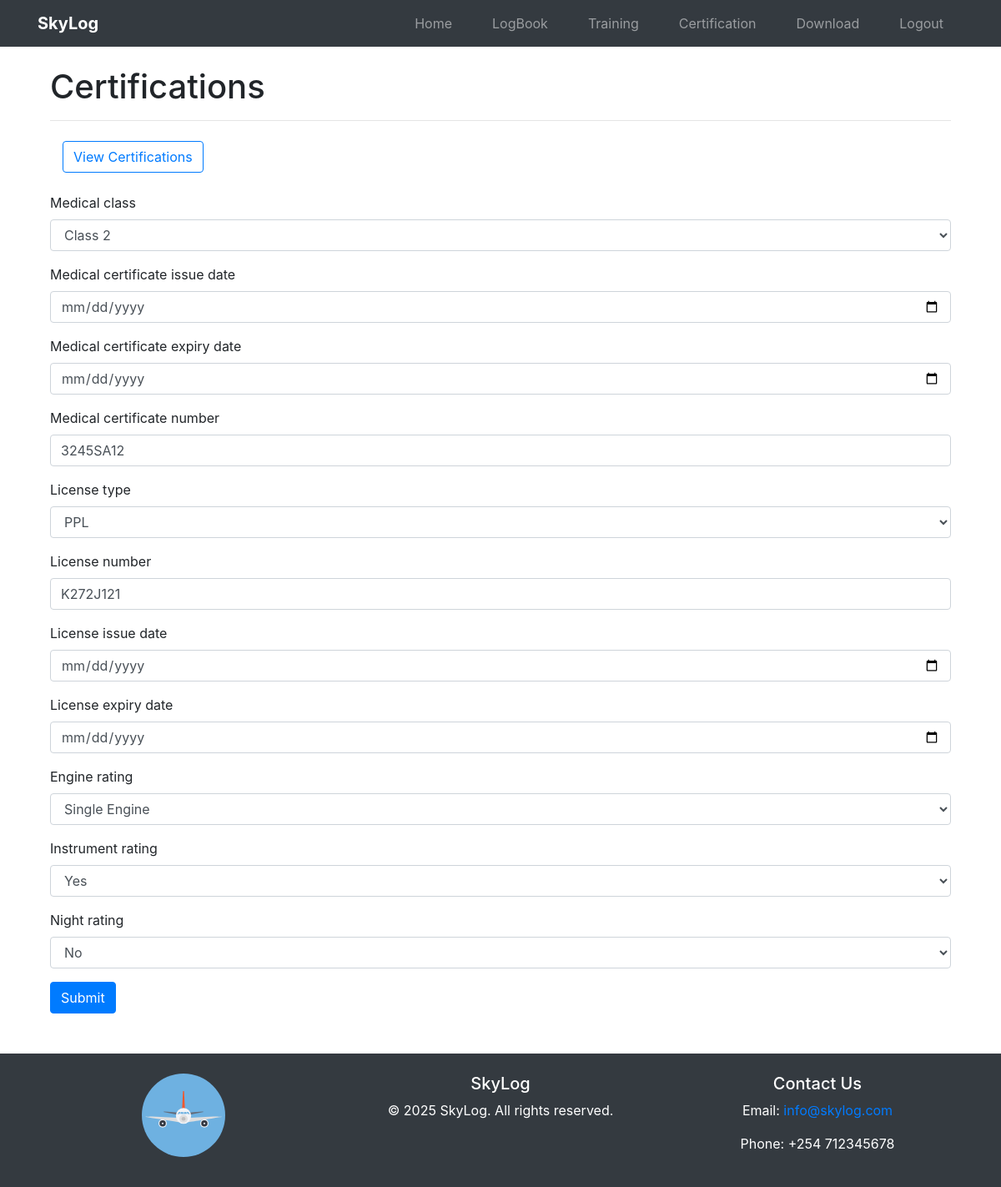
The app's page /logbook/certifications/ (signed in) with its own data.
### logs/models.py (models this page shows, shortened)
class PilotCertification(models.Model):
    user =models.ForeignKey(User,on_delete=models.CASCADE)
    MEDICAL_CLASS=[("Class 1","Class 1"),("Class 2","Class 2"),("Class 3","Class 3")]
    medical_class=models.CharField(max_length=20,choices=MEDICAL_CLASS)
    medical_certificate_number=models.CharField(max_length=20)
    medical_certificate_issue_date=models.DateField()
    medical_certificate_expiry_date=models.DateField()
    LICENSE_TYPES=[("PPL","PPL"),("CPL","CPL"),("ATPL","ATPL")]
    license_type=models.CharField(max_length=20,choices=LICENSE_TYPES)
    license_number=models.CharField(max_length=20)
    license_issue_date=models.DateField()
    license_expiry_date=models.DateField()
    ENGINE_RATING=[("Single Engine","Single Engine"),("Multi Engine","Multi Engine")]
    engine_rating=models.CharField(max_length=20,choices=ENGINE_RATING)
    INSTRUMENT_RATING=[("Yes","Yes"),("No","No")]
    instrument_rating=models.CharField(max_length=20,choices=INSTRUMENT_RATING)
    NIGHT_RATING=[("Yes","Yes"),("No","No")]
    night_rating=models.CharField(max_length=20,choices=NIGHT_RATING)

### logs/views.py (the view)
# urls.py: path('certifications/', views.pilot_certification, name='pilot_certification'),
@login_required
def pilot_certification(request):
    certification, created = PilotCertification.objects.get_or_create(
        user=request.user,
        defaults={
            "medical_certificate_issue_date": timezone.now().date(),
            "medical_certificate_number": "000000",
            "medical_class": "Class 1",
            "medical_certificate_expiry_date": timezone.now().date(),
            "license_type": "PPL",
            "license_number": "000000",
            "license_issue_date": timezone.now().date(),
            "license_expiry_date": timezone.now().date(),
            "engine_rating": "Single Engine",
            "instrument_rating": "No",
            "night_rating": "No",
        }
    )
    if request.method == "POST":
        pilot_certification_form = PilotCertificationForm(request.POST, instance=certification)
        if pilot_certification_form.is_valid():
            pilot_certification_form.save()
            return redirect('logs:view_pilot_certification')
    else:
        pilot_certification_form = PilotCertificationForm(instance=certification)
    return render(request, 'certification/pilot_certification.html', {'pilot_certification_form': pilot_certification_form})

### logs/forms.py (shortened to what this page needs)
class PilotCertificationForm(forms.ModelForm):
    class Meta:
        model = PilotCertification
        fields = ['medical_class', 'medical_certificate_number','medical_certificate_issue_date',
                  'medical_certificate_expiry_date','license_type','license_number',
                  'license_issue_date','license_expiry_date','engine_rating','instrument_rating',
                  'night_rating'
                  ]

### logs/templates/certification/pilot_certification.html (shortened to what this page needs)
{% extends "others/base.html" %}
{% block content %}
<div class="container">
    <div class="row">
        <div class="col-md-12">
            <h1>Certifications</h1>
            <hr>
            <div class="col-md-4 mt-4">
                <a href="{% url 'logs:view_pilot_certification' %}" class="btn btn-outline-primary">View Certifications</a>
            </div>
            <br>
            <form method="POST" action="">
                <div class="form-group">
                    <label for="{{ pilot_certification_form.medical_class.id_for_label }}">{{ pilot_certification_form.medical_class.label }}</label>
                    <select class="form-control" id="{{ pilot_certification_form.medical_class.id_for_label }}" name="{{ pilot_certification_form.medical_class.name }}">
                        {% for choice in pilot_certification_form.medical_class.field.choices %}
                            <option value="{{ choice.0 }}" {% if choice.0 == pilot_certification_form.medical_class.value %}selected{% endif %}>{{ choice.1 }}</option>
                        {% endfor %}
                    </select>
                </div>
                <div class="form-group">
                    <label for="{{ pilot_certification_form.medical_certificate_issue_date.id_for_label }}">{{ pilot_certification_form.medical_certificate_issue_date.label }}</label>
                    <input type="date" class="form-control" id="{{ pilot_certification_form.medical_certificate_issue_date.id_for_label }}" name="{{ pilot_certification_form.medical_certificate_issue_date.name }}" value="{{ pilot_certification_form.medical_certificate_issue_date.value|default:'' }}" required>
                </div>
                <div class="form-group">
                    <label for="{{ pilot_certification_form.medical_certificate_expiry_date.id_for_label }}">{{ pilot_certification_form.medical_certificate_expiry_date.label }}</label>
                    <input type="date" class="form-control" id="{{ pilot_certification_form.medical_certificate_expiry_date.id_for_label }}" name="{{ pilot_certification_form.medical_certificate_expiry_date.name }}" value="{{ pilot_certification_form.medical_certificate_expiry_date.value|default:'' }}" required>
                </div>
                <div class="form-group">
                    <label for="{{ pilot_certification_form.medical_certificate_number.id_for_label }}">{{ pilot_certification_form.medical_certificate_number.label }}</label>
                    <input type="text" class="form-control" id="{{ pilot_certification_form.medical_certificate_number.id_for_label }}" name="{{ pilot_certification_form.medical_certificate_number.name }}" value="{{ pilot_certification_form.medical_certificate_number.value|default:'' }}" required>
                </div>
                <div class="form-group">
                    <label for="{{ pilot_certification_form.license_type.id_for_label }}">{{ pilot_certification_form.license_type.label }}</label>
                    <select class="form-control" id="{{ pilot_certification_form.license_type.id_for_label }}" name="{{ pilot_certification_form.license_type.name }}">
                        {% for choice in pilot_certification_form.license_type.field.choices %}
                            <option value="{{ choice.0 }}" {% if choice.0 == pilot_certification_form.license_type.value %}selected{% endif %}>{{ choice.1 }}</option>
                        {% endfor %}
                    </select>
                </div>
                <div class="form-group">
                    <label for="{{ pilot_certification_form.license_number.id_for_label }}">{{ pilot_certification_form.license_number.label }}</label>
                    <input type="text" class="form-control" id="{{ pilot_certification_form.license_number.id_for_label }}" name="{{ pilot_certification_form.license_number.name }}" value="{{ pilot_certification_form.license_number.value|default:'' }}" required>
                </div>
                <div class="form-group">
                    <label for="{{ pilot_certification__form.license_issue_date.id_for_label }}">{{ pilot_certification_form.license_issue_date.label }}</label>
                    <input type="date" class="form-control" id="{{ pilot_certification_form.license_issue_date.id_for_label }}" name="{{ pilot_certification_form.license_issue_date.name }}" value="{{ pilot_certification_form.license_issue_date.value|default:'' }}" required>
                </div>
                <div class="form-group">
                    <label for="{{ pilot_certification_form.license_expiry_date.id_for_label }}">{{ pilot_certification_form.license_expiry_date.label }}</label>
                    <input type="date" class="form-control" id="{{ pilot_certification_form.license_expiry_date.id_for_label }}" name="{{ pilot_certification_form.license_expiry_date.name }}" value="{{ pilot_certification_form.license_expiry_date.value|default:'' }}" required>
                </div>
                <div class="form-group">
                    <label for="{{ pilot_certification_form.engine_rating.id_for_label }}">{{ pilot_certification_form.engine_rating.label }}</label>
                    <select class="form-control" id="{{ pilot_certification_form.engine_rating.id_for_label }}" name="{{ pilot_certification_form.engine_rating.name }}">
                        {% for choice in pilot_certification_form.engine_rating.field.choices %}
                            <option value="{{ choice.0 }}" {% if choice.0 == pilot_certification_form.engine_rating.value %}selected{% endif %}>{{ choice.1 }}</option>
                        {% endfor %}
                    </select>
                </div>
                <div class="form-group">
                    <label for="{{ pilot_certification_form.instrument_rating.id_for_label }}">{{ pilot_certification_form.instrument_rating.label }}</label>
                    <select class="form-control" id="{{ pilot_certification_form.instrument_rating.id_for_label }}" name="{{ pilot_certification_form.instrument_rating.name }}">
                        {% for choice in pilot_certification_form.instrument_rating.field.choices %}
                            <option value="{{ choice.0 }}" {% if choice.0 == pilot_certification_form.instrument_rating.value %}selected{% endif %}>{{ choice.1 }}</option>
                        {% endfor %}
                    </select>
                </div>
                <div class="form-group">
                    <label for="{{ pilot_certification_form.night_rating.id_for_label }}">{{ pilot_certification_form.night_rating.label }}</label>
                    <select class="form-control" id="{{ pilot_certification_form.night_rating.id_for_label }}" name="{{ pilot_certification_form.night_rating.name }}">
                        {% for choice in pilot_certification_form.night_rating.field.choices %}
                            <option value="{{ choice.0 }}" {% if choice.0 == pilot_certification_form.night_rating.value %}selected{% endif %}>{{ choice.1 }}</option>
                        {% endfor %}
                    </select>
                </div>
                <button type="submit" class="btn btn-primary">Submit</button>
            </form>
        </div>
    </div>
</div>
{% endblock %}

### records on screen
PilotCertification: medical_class "Class 2", medical_certificate_number "3245SA12", license_type "PPL", license_number "K272J121", engine_rating "Single Engine", instrument_rating "Yes", night_rating "No"

### other values on screen
{{ pilot_certification_form.medical_class.label }} "Medical class"
{{ pilot_certification_form.medical_certificate_issue_date.label }} "Medical certificate issue date"
{{ pilot_certification_form.medical_certificate_expiry_date.label }} "Medical certificate expiry date"
{{ pilot_certification_form.medical_certificate_number.label }} "Medical certificate number"
{{ pilot_certification_form.license_type.label }} "License type"
{{ pilot_certification_form.license_number.label }} "License number"
{{ pilot_certification_form.license_issue_date.label }} "License issue date"
{{ pilot_certification_form.license_expiry_date.label }} "License expiry date"
{{ pilot_certification_form.engine_rating.label }} "Engine rating"
{{ pilot_certification_form.instrument_rating.label }} "Instrument rating"
{{ pilot_certification_form.night_rating.label }} "Night rating"
